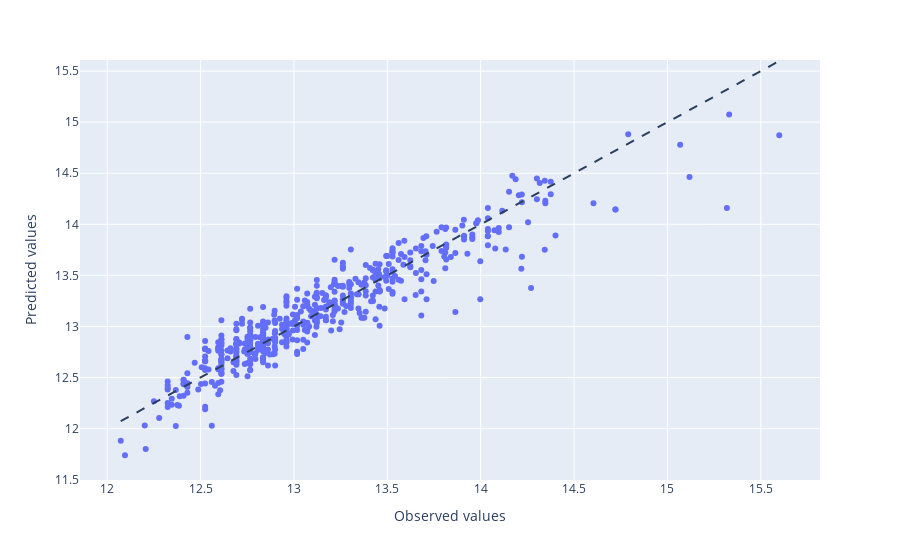

The code cell stored with this chart in its notebook:
### Markdown cell above
**6. Keep track of the model performance and annotate your baseline model. As a final check, you can:**
- show the scatter plot between the [predicted values versus the actual](https://statisticsglobe.com/plot-predicted-vs-actual-values-in-r) for both training and validation set for a regression problem;
- the [decision boundary](https://scikit-learn.org/stable/modules/generated/sklearn.inspection.DecisionBoundaryDisplay.html) in the case of a classification problem. 

💁♀️ Aim to retrieve a model with the least amount of predictors while achieving a desired level of performance.

### Code cell
import plotly.express as px
import plotly.graph_objects as go
from sklearn.linear_model import LinearRegression
from sklearn.metrics import explained_variance_score,mean_absolute_error,mean_squared_error,r2_score,max_error

df = train_dat_dummy.copy()
X = df[["log_area", "Manhattan_distance", "Location_0", "Location_1", "Location_2", "Location_3", "Location_5", "Location_6", "Location_7", "Location_8", "Location_9"]]
y = df["log_price"]


model = LinearRegression(fit_intercept=False)
model.fit(X, y)
y_pred = model.predict(X)
r2_t = round(r2_score(y, y_pred),3)
mae_t = round(mean_absolute_error(y, y_pred),3)
rmse_t = round(mean_squared_error(y, y_pred, squared = False),3)
max_error_t = round(max_error(y, y_pred),3)


print(model)
# print("\tExplained variance:", round(explained_variance_score(y, y_pred),3))
print(f"\tR2 score: {r2_t}" )
print(f"\tMean absolute error(MAE):{mae_t}")
print(f"\tRoot Mean Square Error(RMSE): {rmse_t}")
print(f"\tMax Error: {max_error_t}")

# Plot the predicted vs actual values
fig = px.scatter(x=y, y=y_pred, labels={'x': 'Observed values', 'y': 'Predicted values'})
fig.add_shape(
    type="line", line=dict(dash='dash'),
    x0=y.min(), y0=y.min(),
    x1=y.max(), y1=y.max()
)
fig.show()

### Figure 1 — Plotly figure (JSON) as saved in the notebook; plotly's stock layout.template omitted (floating-point values rounded to 4 significant figures; data arrays with more than 128 entries replaced by an {"elided": "..."} marker saying what was removed)
{"data": [{"hovertemplate": "Observed values=%{x}<br>Predicted values=%{y}<extra></extra>", "legendgroup": "", "marker": {"color": "#636efa", "symbol": "circle"}, "mode": "markers", "name": "", "orientation": "v", "showlegend": false, "type": "scatter", "x": {"elided": "552 float values"}, "xaxis": "x", "y": {"elided": "552 float values"}, "yaxis": "y"}], "layout": {"legend": {"tracegroupgap": 0}, "margin": {"t": 60}, "shapes": [{"line": {"dash": "dash"}, "type": "line", "x0": 12.07, "x1": 15.6, "y0": 12.07, "y1": 15.6}], "xaxis": {"anchor": "y", "domain": [0, 1], "title": {"text": "Observed values"}}, "yaxis": {"anchor": "x", "domain": [0, 1], "title": {"text": "Predicted values"}}}}
